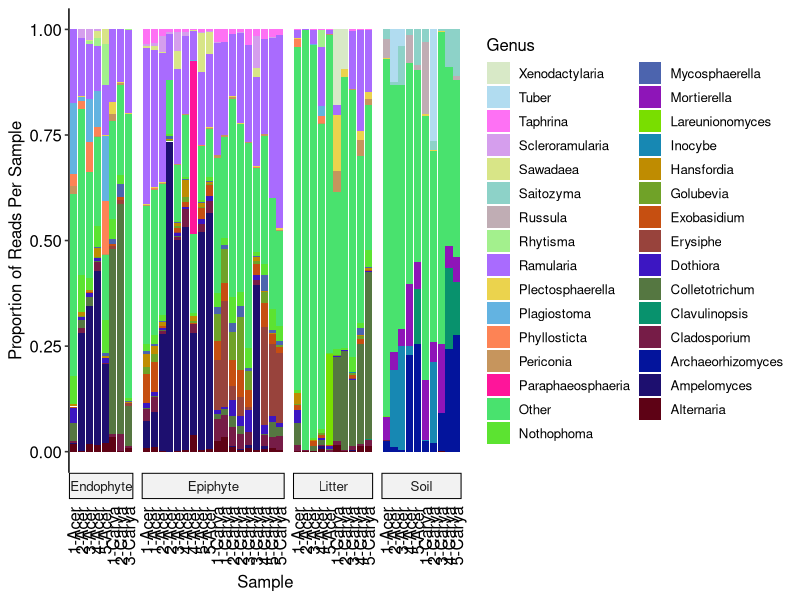
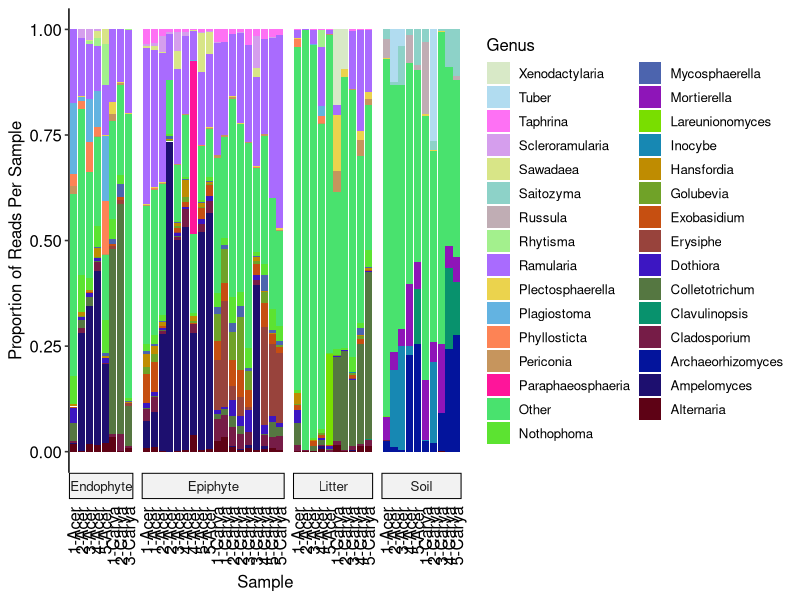

Write R code to recreate these figures, in order.
library(ggplot2)
library(ggpubr)
library(dplyr)
library(tidyr)

setwd("C:/Users/julia/OneDrive - Michigan State University/Documents/MSU/Undergrad/Fall 2018/PLP 847/miseq_dat/Leaf_litter_communities")
wts_wo_negs <- c(rep(18,18), rep(10,10), rep(8, 8), rep(10, 10)) # Vector for weighting abundance by number of samples per substrate
map_wo_negs <- as.matrix(read.csv("./Data/DEM_map_wo_negs.csv", stringsAsFactors = F))
rare_otu <- as.matrix(read.csv("./Data/Rare_otu_table.csv"))
colnames(map_wo_negs) <- map_wo_negs["SampleID",]
colnames(rare_otu) <- map_wo_negs["SampleID",]
taxa_table <- read.delim("./Data/consensus_taxonomy_constax.txt") # Load CONSTAX classifications
rownames(taxa_table) <- taxa_table$OTU_ID # Rename rows with the OTU_ID

prop_otu_dat <- rare_otu # Assign the table to new df to maintain shape

for (i in 1:dim(rare_otu)[2]){ # for each column
  prop_otu_dat[,i] <- rare_otu[,i]/(sum(rare_otu[,i])*wts_wo_negs[i]) # Calculate proportions and scale by # of samples per substrate
}
prop_otu_dat <- as.data.frame(prop_otu_dat) # Convert matrix to df
prop_otu_dat$OTU_name <- rownames(rare_otu) # Same rownames as OTU table
taxa_tab_trim <- taxa_table[rownames(rare_otu),] # Reorder taxa table by otu table order
prop_otu_dat <- cbind(prop_otu_dat, taxa_tab_trim) # Combine dataframes
colnames(prop_otu_dat)
prop_otu_long <- prop_otu_dat %>% # Pivot by sample name to make long
  pivot_longer(cols=starts_with("2"), names_to="Sample")

# prop_otu_long # check df
genus_tab <- prop_otu_long %>% group_by(Genus) %>% summarize(wt_read_count = sum(value)) # Create df grouped by genus
genus_tab <- arrange(genus_tab, desc(wt_read_count)) # Reorder based on abundance
genus_top <- genus_tab %>% top_n(30) # Take top 30 genera, using weighted abundance/read count
if ("" %in% genus_top$Genus){ # If unnamed is in the top 30, drop it
  genus_top <- genus_tab %>% top_n(31)
  genus_top <- genus_top[genus_top$Genus != "",]
}
# genus_top # check table
colnames(prop_otu_long)
prop_long_gen_filt <- prop_otu_long %>% # take proportions for samples in top 30 genera
  select(Genus, Sample, value) %>%
  filter(Genus %in% genus_top$Genus)
# prop_long_gen_filt # Check prop table

other_tab <- prop_otu_long %>% # Table for the sum of the other genera
  filter(!(Genus %in% genus_top$Genus)) %>%
  group_by(Sample) %>%
  summarize(value = sum(value))

other_tab$Genus <- rep("Other", dim(other_tab)[1]) # Set name to other

prop_long_gen_filt <- rbind(prop_long_gen_filt, other_tab) # Add "Other" table to proportion table
subs <- vector(length = dim(prop_long_gen_filt)[1])
sites <- subs
hosts <- subs
short <- subs
for (i in 1:dim(prop_long_gen_filt)[1]){
  subs[i] <- map_wo_negs["Substrate", prop_long_gen_filt$Sample[i]]
  sites[i] <- map_wo_negs["Site", prop_long_gen_filt$Sample[i]]
  hosts[i] <- map_wo_negs["Plant_species", prop_long_gen_filt$Sample[i]]
  short[i] <- map_wo_negs["Short_name", prop_long_gen_filt$Sample[i]]
}
prop_long_gen_filt <- prop_long_gen_filt %>%
  mutate(Substrate = subs,
         Site = sites,
         Host = hosts,
         Name = paste(Site,
                      unlist(strsplit(Host, " "))[c(T, F)],
                      sep = "-")) %>%
  arrange(Substrate, Host, Site)

lookup <- tibble(Sample = unique(prop_long_gen_filt$Sample)) %>%
  mutate(ind = row_number())
lookup
prop_long_gen_filt <- prop_long_gen_filt %>%
  inner_join(., lookup)

palette_CB9 <- c('#5e0215', '#1d0f6f', '#03149c', '#761c47', '#08926d', '#557741', # Custom color pallete for 31 samples
                 '#3c16c2', '#98433c', '#c64f11', '#70a228', '#bf8c01', '#1788b3',
                 '#79de00', '#8e15b8', '#4c64ae', '#5ce331', '#49e26e', '#fe159a',
                 '#c6955d', '#fd8355', '#63b3e1', '#ebd34d', '#a96bfe', '#a3f08d',
                 '#c0adb4', '#8dd2c8', '#d8e587', '#d59eed', '#fe71f4', '#b1dcf0',
                 '#d8e9c7')
colnames(prop_long_gen_filt)
facet_labs <- c(Epi = "Epiphyte", Endo = "Endophyte", Lit = "Litter", Soil = "Soil") # Change facet labels
prop_long_gen_filt
genus_barplot <- ggplot(prop_long_gen_filt, # Ggplot barplot of proportions
                        aes(x = reorder(Sample, ind), y = value, fill = Genus)) +
  geom_bar(position = position_fill(reverse=TRUE), stat="identity") + # Stacked bars
  scale_x_discrete(#limits = prop_long_gen_filt$Sample,
                   breaks = prop_long_gen_filt$Sample, # Replace sample names with shortened sample descriptions
                   labels = prop_long_gen_filt$Name) +
  facet_grid(~Substrate,
            switch = "x",
            scales = "free_x",
            space = "free_x",
            labeller = labeller(Substrate=facet_labs)) +
  theme_pubr() +
  scale_fill_manual(values= palette_CB9) + # Use palette
  
  ylim(0,1) +
  labs(y = "Proportion of Reads Per Sample", fill = "Genus", x = "Sample") + # Change variable labels
  theme(legend.position = "right", # Legend, ticks, and text adjustments
        axis.line.x.bottom = element_blank(),
        axis.ticks.x = element_blank(),
        axis.text.x = element_text(angle=90, vjust=0.5, hjust=1)) +
  guides(fill = guide_legend(reverse = TRUE)) # Reverse legend to match

genus_barplot # Show plot

ggsave("./Figures/top30_genera_gg_constax.png", genus_barplot, width=14, height = 8, units="in") # Save plot


### Specific genera proportions
# prop_long_gen_filt %>%
#   filter(Substrate == "Endo",
#          Host == "Acer rubrum",
#          Genus == "Ramularia") %>%
#   summarize(sum(value))
# 
# prop_otu_long %>%
#   filter(Substrate == "Endo",
#          Host == "Acer rubrum",
#          Genus == "Pestalotiopsis") %>%
#   summarize(sum(value))
# 
# acer_endo_by_gen <- prop_otu_long %>%
#   filter(Sample %in% c(249:252, 254),
#          Genus %in% c("Phyllosticta", "Ramularia",
#                       "Colletotrichum", "Plagiostoma", "Pestalotiopsis")) %>%
#   group_by(Genus) %>%
#   summarize(sum(value))
# acer_endo_by_gen
# 
# acer_endo_by_gen <- prop_otu_long %>%
#   filter(Sample %in% c(244, 245, 247),
#          Genus %in% c("Colletotrichum")) %>%
#   group_by(Genus) %>%
#   summarize(sum(value))
# acer_endo_by_gen
# 
# carya_sum <- prop_long_gen_filt %>%
#   filter(Substrate == "Epi",
#          Host == "Carya ovata")%>%
#   .[,"value"] %>%
#   sum()
# carya_sum
# 
# acer_sum <- prop_long_gen_filt %>%
#   filter(Substrate == "Epi",
#          Host == "Acer rubrum")%>%
#   .[,"value"] %>%
#   sum()
# acer_sum
# 
# prop_long_gen_filt %>%
#   filter(Substrate == "Epi",
#          Host == "Carya ovata") %>%
#   group_by(Genus) %>%
#   summarize(gen_sum = sum(value) / carya_sum *100) %>%
#   arrange(-gen_sum)
# 
# prop_long_gen_filt %>%
#   filter(Substrate == "Epi",
#          Host == "Acer rubrum",
#          Genus == c("Erysiphe", "Golubevia")) %>%
#   group_by(Genus) %>%
#   summarize(gen_sum = sum(value)/ acer_sum *100) %>%
#   arrange(-gen_sum)
# 
#   
# 
# prop_otu_long %>%
#   filter(Sample %in% c(244, 245, 247),
#          Genus %in% c("Erysiphe")) %>%
#   summarize(sum(value)) /
#   
#   prop_otu_long %>%
#   filter(Sample %in% c(244, 245, 247)) %>%
#   summarize(sum(value))
# 
# 
# prop_otu_long %>%
#   filter(Sample %in% c(249:252, 254),
#          Genus %in% c("Exobasidium")) %>%
#   group_by(Genus) %>%
#   summarize(sum(value)) /
#   
#   prop_otu_long %>%
#   filter(Sample %in% c(249:252, 254)) %>%
#   summarize(sum(value))
# 
# 
# 
# prop_otu_long %>%
#   filter(#Substrate == "Soil",
#          # Host == "Carya ovata",
#          Genus %in% c("Phyllosticta", "Ramularia",
#                       "Colletotrichum", "Plagiostoma", "Pestalotiopsis")) %>%
#   group_by(Genus) %>%
#   summarize(sum(value))
# 
# prop_otu_long %>%
#   filter(Sample %in% c(249:252, 254))
